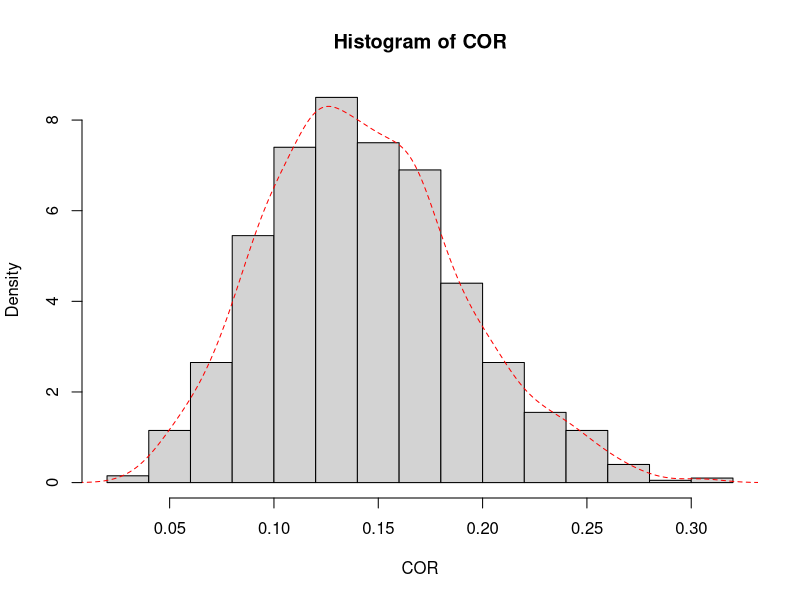

This chart was generated by the following R code:
R=0
#negbin
n.sim<-1000
n.set=1000
set.size=rep(20,1000)
samplesize=30
n.latent=10
a.latent <- sample(1:5,replace=T,size=n.latent+1)
a.individual <- rep(2,n.set)
pp <- 0.3
b.latent<- rep(1,n.latent+1)
b.individual<-rep(1,n.set)
#initial value
DATA <- function(set.size,samplesize,n.latent,a.latent,a.individual,b.latent,b.individual,pp)
{
  r.generate=matrix(rgamma(samplesize*(n.latent+1),a.latent,1/b.latent),nrow=n.latent+1,ncol=samplesize,byrow=F)
  tmp <- rgamma(set.size*samplesize,a.individual,1/b.individual)
  y.individual <- matrix(tmp,ncol=samplesize,nrow=set.size,byrow=F)
  a <- matrix(0,ncol=n.latent,nrow=set.size)
  for(i in 1:set.size)
  {
    a[i,]= rbinom(n.latent,1,pp)
  }
  a <- cbind(rep(1,set.size),a)
  y.sum <- y.individual + a %*% r.generate
  #if we want to use different b, then we adjust it now by multipling different scale.
  
  NB <- matrix(rpois(set.size*samplesize,y.sum),nrow=set.size,ncol=samplesize,byrow=F)
  k=set.size
  S<- sum(cor(t(NB))-diag(k))/(k*(k-1))
  return(list(NB,S,cor(t(NB))))
}
COR <- sapply(1:n.set,function(x) DATA(set.size[x],samplesize,n.latent,a.latent,a.individual[x],b.latent,b.individual[x],pp)[[2]])
hh=hist(COR,freq=FALSE)
lines(density(COR),col="red",lty=2)
Result <- lapply(1:n.set,function(x) DATA(set.size[x],samplesize,n.latent,a.latent,a.individual[x],b.latent,b.individual[x],pp)[[1]])

output<- do.call(rbind,Result)




#every genesets' pairwise correlation:

pairwise <- lapply(1:n.set,function(x) DATA(set.size[x],samplesize,n.latent,a.latent,a.individual[x],b.latent,b.individual[x],pp)[[3]])

